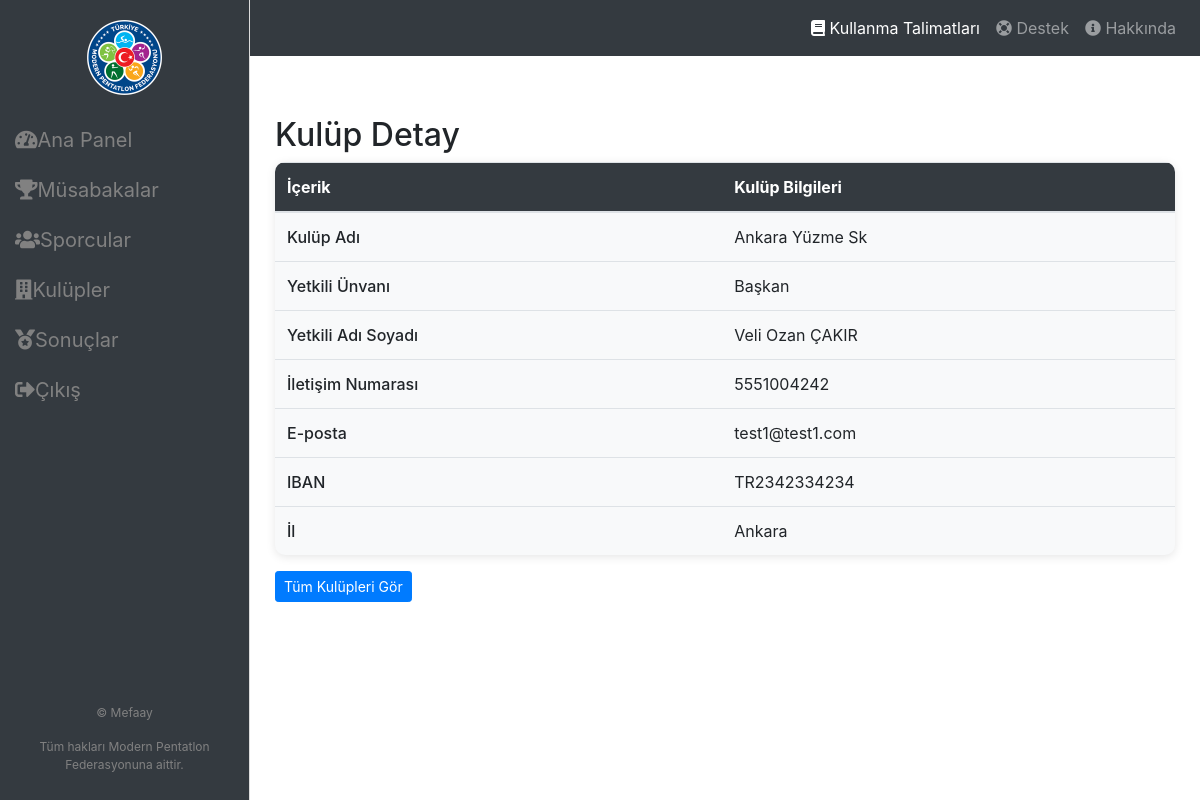
/kulup_detay/1 (signed in), run on the app's committed database.
### tables this page shows
CREATE TABLE kulup (
                id INTEGER PRIMARY KEY AUTOINCREMENT,
                kulup_adi TEXT,
                yetkili_unvan TEXT,
                yetkili_ad_soyad TEXT,
                yetkili_iletisim_numarasi TEXT,
                kulup_eposta TEXT,
                kulup_iban TEXT,
                kulup_il TEXT
            );

### app.py (the view)
@app.route('/kulup_detay/<int:id>')
def kulup_detay(id):
    if 'loggedin' not in session:
        return redirect(url_for('ana_sayfa'))
    conn = veritabani_baglantisi_kur()
    cursor = conn.cursor()
    cursor.execute("SELECT * FROM kulup WHERE id = ?", (id,))
    kulup = cursor.fetchone()
    conn.close()
    return render_template('kulup_detay.html', kulup=kulup)

### app.py (called while the page is built, shortened)
def veritabani_baglantisi_kur():
    conn = sqlite3.connect('pentatlon.db')
    return conn

@app.context_processor
def inject_country_flags():
    bayrak_dizin = "static/bayraklar"  # Bayrak dosyalarının bulunduğu dizin
    ulkeler = list(pycountry.countries)
    ulke_isimleri = [ulke.name for ulke in ulkeler]  # Mevcut ülke isimlerini alıyoruz
    ulke_bayraklari = {}
    return dict(ulke_bayraklari=ulke_bayraklari)

### templates/kulup_detay.html (shortened to what this page needs)
<!DOCTYPE html>
<html>
<head>
<link rel="stylesheet" href="https://cdnjs.cloudflare.com/ajax/libs/font-awesome/5.15.1/css/all.min.css">
    <link rel="stylesheet" href="https://maxcdn.bootstrapcdn.com/bootstrap/4.5.2/css/bootstrap.min.css">
</head>
<body>
<div class="navbar navbar-expand-lg navbar-dark bg-dark">
  <div class="collapse navbar-collapse" id="navbarNav">
    <ul class="navbar-nav ml-auto">
      <li class="nav-item active">
        <a class="nav-link" href="#"><i class="fas fa-book"></i> Kullanma Talimatları</a>
      </li>
      <li class="nav-item">
        <a class="nav-link" href="#"><i class="fas fa-life-ring"></i> Destek</a>
      </li>
      <li class="nav-item">
        <a class="nav-link" href="#"><i class="fas fa-info-circle"></i> Hakkında</a>
      </li>
    </ul>
  </div>
</div>
<div class="sidebar">
    <div class="sidebar-content">
        <div class="logo">
            <img alt="Logo" src="{{ url_for('static', filename='tmpflogo.png') }}" />
        </div>
        <a href="{{ url_for('dashboard') }}">
            <i class="fas fa-tachometer-alt"></i> Ana Panel
        </a>
        <a href="{{ url_for('musabakalar') }}">
            <i class="fas fa-trophy"></i> Müsabakalar
        </a>
        <a href="{{ url_for('sporcu_listesi') }}">
            <i class="fas fa-users"></i> Sporcular
        </a>
        <a href="/kulupleri_listele">
            <i class="fas fa-building"></i> Kulüpler
        </a>
		<a href="/live">
			<i class="fas fa-medal"></i>Sonuçlar
		</a>
        <a href="{{ url_for('cikis') }}">
            <i class="fas fa-sign-out-alt"></i> Çıkış
        </a>
    </div>
    <div class="sidebar-footer">
        <center><p>&copy; Mefaay <p> Tüm hakları Modern Pentatlon Federasyonuna aittir.</center>
    </div>
</div>
	<div class="content">
    <div class="container">
        <h2>Kulüp Detay</h2>
        <table class="table table-custom">
            <thead>
                <tr>
                    <th scope="col">İçerik</th>
                    <th scope="col">Kulüp Bilgileri</th>
                </tr>
            </thead>
            <tbody>
    <tr>
        <th scope="row">Kulüp Adı</th>
        <td>{{ kulup[1] }}</td>
    </tr>
    <tr>
        <th scope="row">Yetkili Ünvanı</th>
        <td>{{ kulup[2] }}</td>
    </tr>
    <tr>
        <th scope="row">Yetkili Adı Soyadı</th>
        <td>{{ kulup[3] }}</td>
    </tr>
    <tr>
        <th scope="row">İletişim Numarası</th>
        <td>{{ kulup[4] }}</td>
    </tr>
    <tr>
        <th scope="row">E-posta</th>
        <td>{{ kulup[5] }}</td>
    </tr>
	<tr>
        <th scope="row">IBAN</th>
        <td>{{ kulup[6] }}</td>
    </tr>
    <tr>
        <th scope="row">İl</th>
        <td>{{ kulup[7] }}</td>
    </tr>
</tbody>
        </table>
        <a class="btn btn-primary btn-sm" href="{{ url_for('kulupleri_listele') }}">Tüm Kulüpleri Gör</a>
    </div>
</body>
</html>

### templates/kulup_detay.html (style rules this page uses)
.sidebar { height: 100%; width: 250px; position: fixed; top: 0; left: 0; background-color: #343a40; padding-top: 20px; border-right: 1px solid #ddd; z-index: 1; display: flex; flex-direction: column; }
.sidebar a { padding: 10px 15px; text-decoration: none; font-size: 20px; color: #818181; display: flex; align-items: center; transition: 0.3s; }
.content { margin-left: 250px; padding: 10px; z-index: 0; }
.container { margin-top: 50px; }
.logo { text-align: center; margin-bottom: 20px; }
.logo img { width: 75px; }
.table-custom { background-color: #f8f9fa; border-radius: 10px; box-shadow: 0 2px 10px rgba(0, 0, 0, 0.1); overflow: hidden; }
.table-custom thead { background-color: #343a40; }
.table-custom thead th { color: #fff; }
.table-custom tbody th { font-weight: 500; }
.sidebar-footer { margin-top: auto; padding: 10px; font-size: 12px; color: #818181; }

### data on the page
kulup: kulup_adi "Ankara Yüzme Sk", yetkili_unvan "Başkan", yetkili_ad_soyad "Veli Ozan ÇAKIR", yetkili_iletisim_numarasi "5551004242", kulup_eposta "test1@test1.com", kulup_iban "TR2342334234", kulup_il "Ankara"
